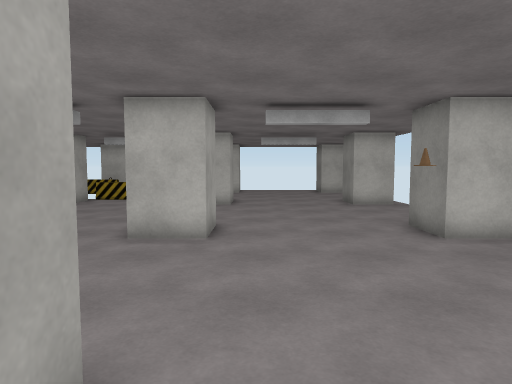
View 1 (above)

24 first-person views from a walk through a Unity game level. The camera is 1.5 m above the floor, tilts 4° down and sees 75° across. The floor is counted in squares, 1 m on a side. Each view is taken from the middle of a square. On the plan, view 1 faces up. The plan holds only what a view shows up to about 15 squares ahead; the rest is blank. The place goes on beyond the plan. The player character is not drawn. Some surface patterns are stand-ins.

View 2
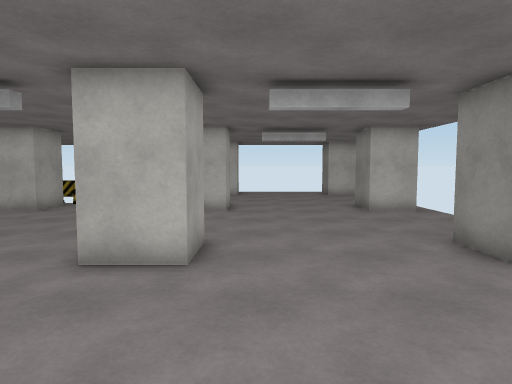

View 3
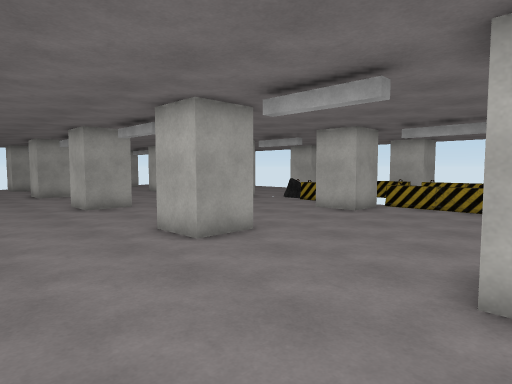

View 4
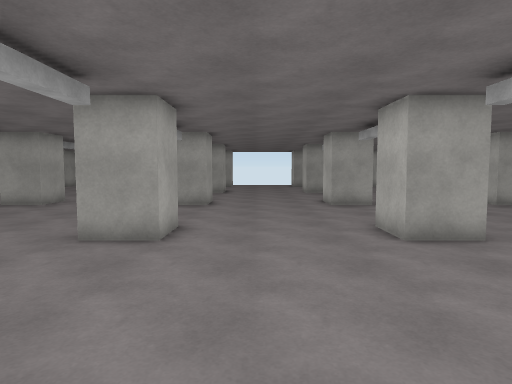

View 5
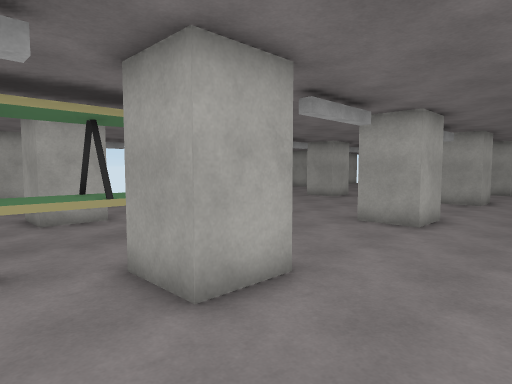

View 6
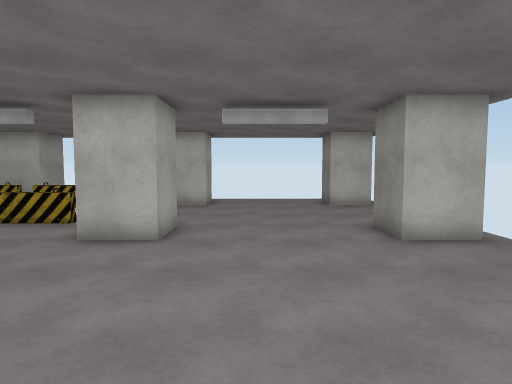

View 7
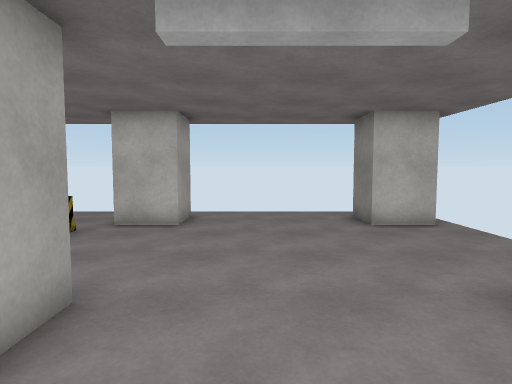

View 8
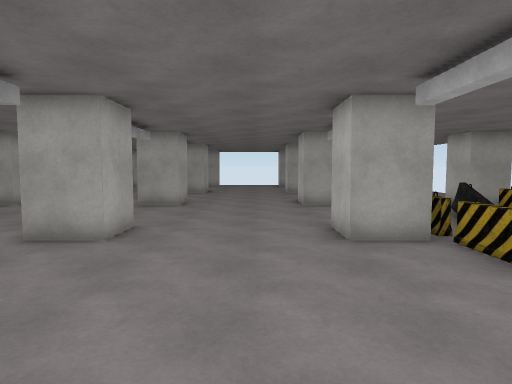

View 9
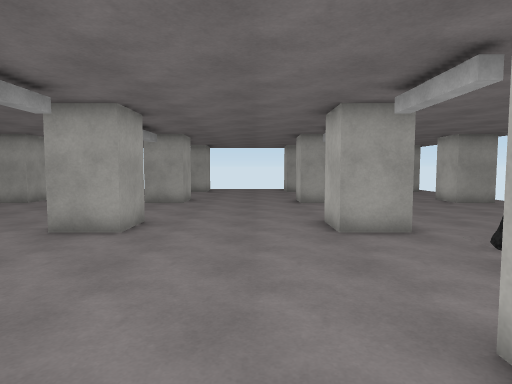

View 10
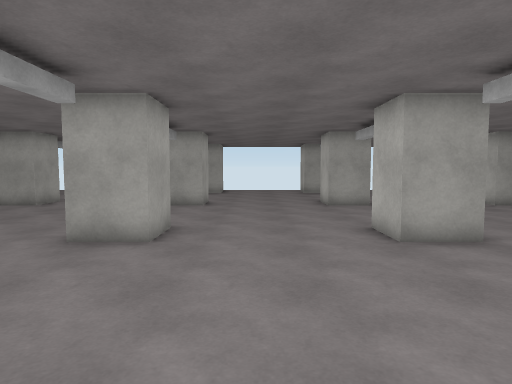

View 11
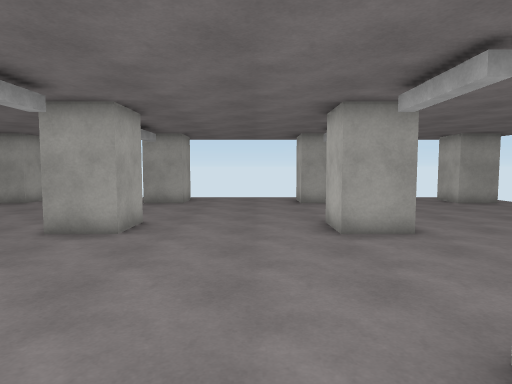

View 12
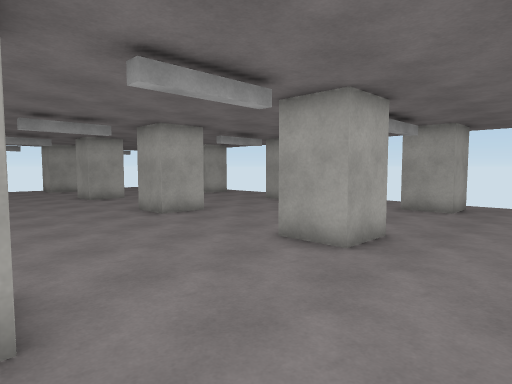

View 13
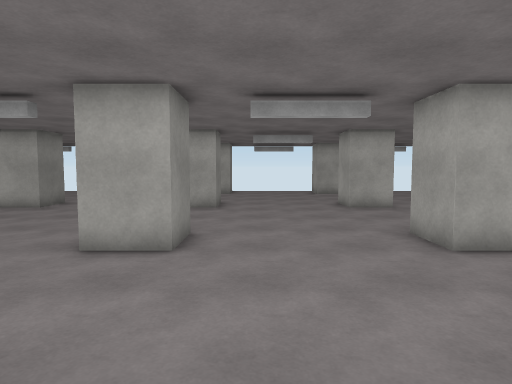

View 14
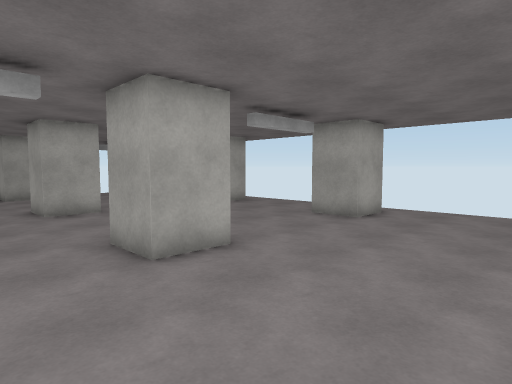

View 15
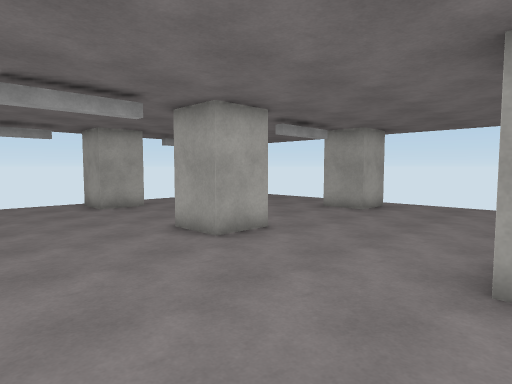

View 16
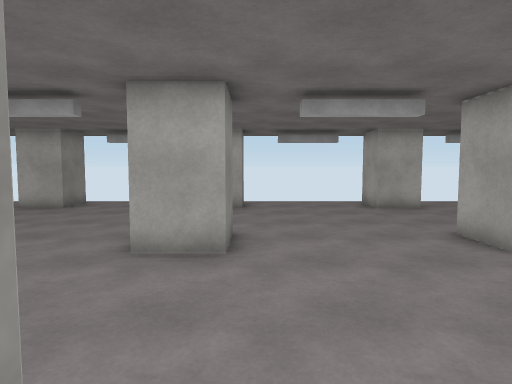

View 17
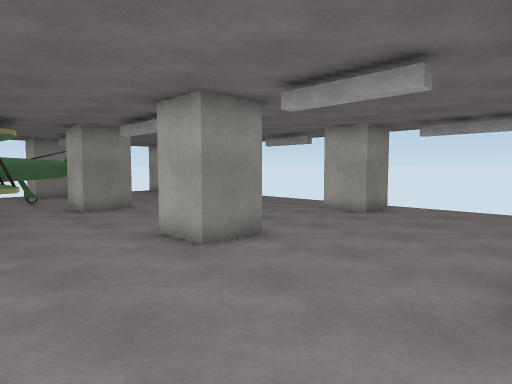

View 18
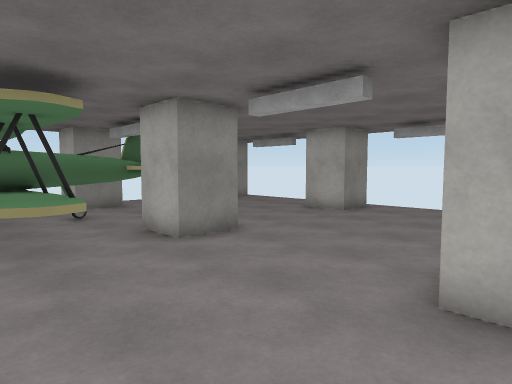

View 19
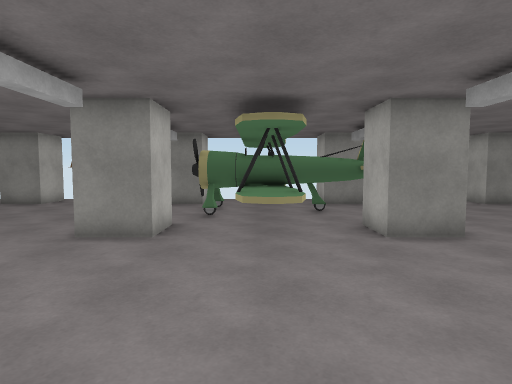

View 20
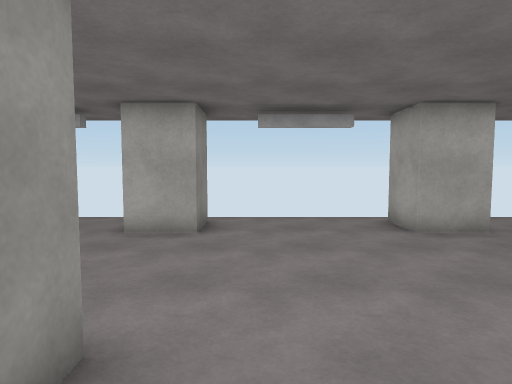

View 21
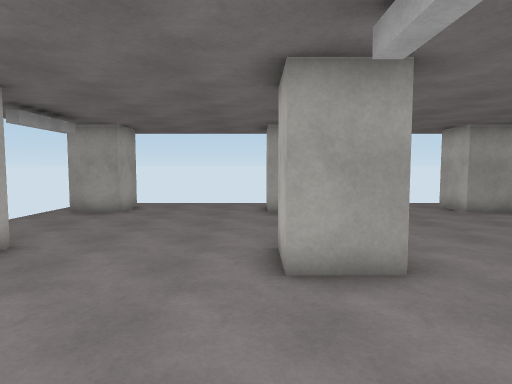

View 22
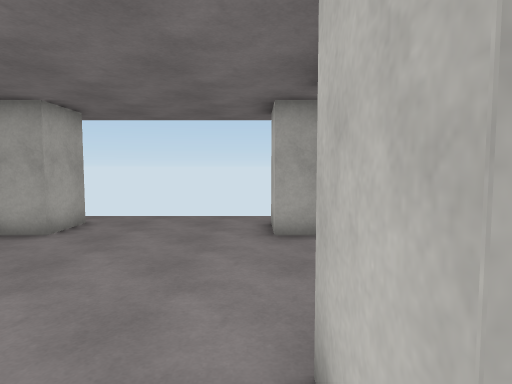

View 23
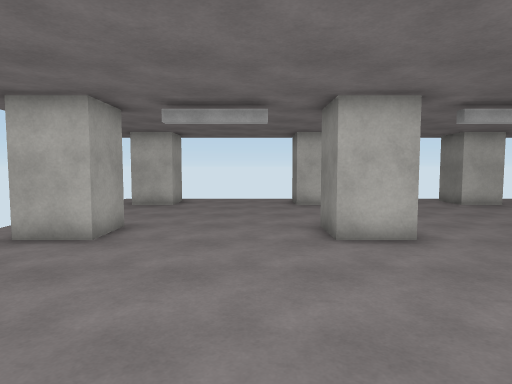

View 24
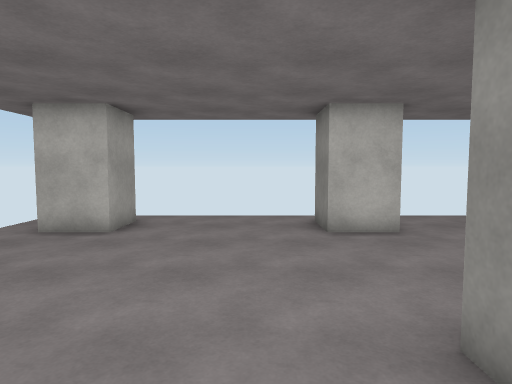

### Floor plan
Key: @ floor where view 1 was taken; # wall or solid block; x gap in a wall; . main floor; - floor 3 m lower than the main floor; / step, stairs or slope; ^ raised ledge; O other object.
Columns run from 31 left of view 1 to 6 right of it. Each row starts with its distance up from view 1.
 23   ....... ...                 ......
 22   #.....##... .##      #      #....#
 21 .##.....##.....##.    ##   .###....###
 20 ..................OOOOO     ..........
 19  ...............            ..........
 18   ...............            .........
 17   .............../           ........
 16   #.....##....  #..-   #////  #....#
 15   #.....##..... #..... #....  #....#
 14  ##.....##.....##.....##....###....###
 13  .....................................
 12   ....................................
 11   ...................................
 10 .....................................
  9 .##.....##.....##.....##..... #....#
  8   #....  #.....##.... ##....  #....#
  7   #.. .  #.....##.....##....###....###
  6 .....................................
  5 .................................O..
  4 ...................................
  3 ...................................
  2 .##.....##.....##.....##....###....#
  1 .##..... #.....##...   #....###....#
  0 .##..... #.....# ...   #.....##@####
 -1 ................. ..............##
 -2 ................. ..........^^^^#
 -3 ............................^^^^#
 -4 ................................##
 -5 .##.....##.....##.....##....###.#
 -6  ##.....##.....##.....# ....###x#  #
 -7 ................ ...... .......
 -8 ................ ...............
 -9 .................................
-10 ...................................
-11 ....................................
-12 .##.....##.....##.....##....###.. .##
-13   #..... #.....##.....# ....#      #
-14   .....  ...... ......  .....

Positions as (right, up) in squares from view 1, and headings:
1: (0, 0), facing up
2: (0, 2), facing up
3: (-2, 3), facing up-left
4: (-1, 4), facing left
5: (1, 5), facing down-left
6: (1, 7), facing up
7: (1, 12), facing up
8: (-1, 12), facing left
9: (-7, 12), facing left
10: (-8, 11), facing left
11: (-14, 12), facing left
12: (-16, 12), facing down-left
13: (-18, 8), facing down
14: (-19, 7), facing down-left
15: (-17, 1), facing down-left
16: (-17, 1), facing down
17: (-15, -1), facing down-right
18: (-9, -1), facing down-right
19: (-10, -2), facing right
20: (-11, -4), facing down
21: (-17, -7), facing left
22: (-21, -7), facing left
23: (-25, 7), facing up
24: (-25, 13), facing up
